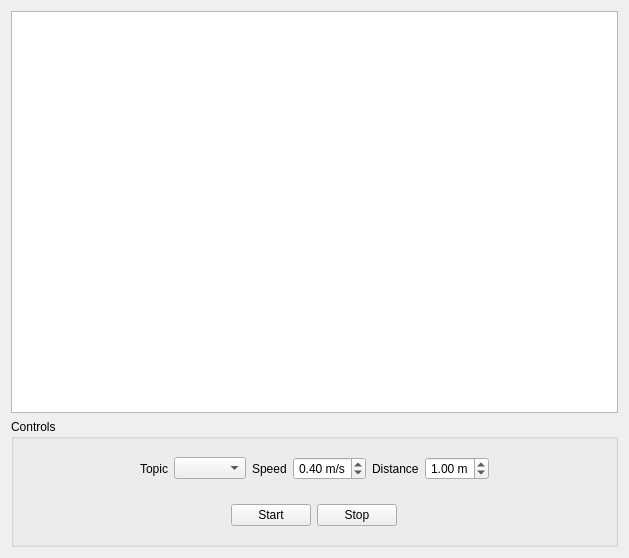
<?xml version="1.0" encoding="UTF-8"?>
<ui version="4.0">
 <class>climbing</class>
 <widget class="QWidget" name="climbing">
  <property name="geometry">
   <rect>
    <x>0</x>
    <y>0</y>
    <width>629</width>
    <height>558</height>
   </rect>
  </property>
  <property name="windowTitle">
   <string>Kobuki Test Suite - Climbing</string>
  </property>
  <property name="windowIcon">
   <iconset resource="../resources/common.qrc">
    <normaloff>:/images/kobuki_icon.png</normaloff>:/images/kobuki_icon.png</iconset>
  </property>
  <layout class="QVBoxLayout" name="verticalLayout_2">
   <item>
    <widget class="QTextBrowser" name="text_browser">
     <property name="autoFormatting">
      <set>QTextEdit::AutoAll</set>
     </property>
     <property name="tabChangesFocus">
      <bool>true</bool>
     </property>
     <property name="documentTitle">
      <string/>
     </property>
     <property name="source">
      <url>
       <string>qrc:/text/climbing.html</string>
      </url>
     </property>
     <property name="openLinks">
      <bool>false</bool>
     </property>
    </widget>
   </item>
   <item>
    <widget class="QGroupBox" name="groupBox">
     <property name="title">
      <string>Controls</string>
     </property>
     <layout class="QVBoxLayout" name="verticalLayout">
      <item>
       <widget class="QFrame" name="frame_2">
        <property name="frameShape">
         <enum>QFrame::NoFrame</enum>
        </property>
        <property name="frameShadow">
         <enum>QFrame::Raised</enum>
        </property>
        <layout class="QHBoxLayout" name="horizontalLayout_2">
         <item>
          <spacer name="horizontalSpacer_4">
           <property name="orientation">
            <enum>Qt::Horizontal</enum>
           </property>
           <property name="sizeHint" stdset="0">
            <size>
             <width>68</width>
             <height>20</height>
            </size>
           </property>
          </spacer>
         </item>
         <item>
          <widget class="QLabel" name="label">
           <property name="text">
            <string>Topic</string>
           </property>
          </widget>
         </item>
         <item>
          <widget class="ExtendedComboBox" name="combo_box_topic">
           <property name="editable">
            <bool>false</bool>
           </property>
          </widget>
         </item>
         <item>
          <widget class="QLabel" name="label_2">
           <property name="text">
            <string>Speed</string>
           </property>
          </widget>
         </item>
         <item>
          <widget class="QDoubleSpinBox" name="spinbox_speed">
           <property name="alignment">
            <set>Qt::AlignRight|Qt::AlignTrailing|Qt::AlignVCenter</set>
           </property>
           <property name="prefix">
            <string/>
           </property>
           <property name="suffix">
            <string> m/s</string>
           </property>
           <property name="maximum">
            <double>0.700000000000000</double>
           </property>
           <property name="singleStep">
            <double>0.100000000000000</double>
           </property>
           <property name="value">
            <double>0.400000000000000</double>
           </property>
          </widget>
         </item>
         <item>
          <widget class="QLabel" name="label_3">
           <property name="text">
            <string>Distance</string>
           </property>
          </widget>
         </item>
         <item>
          <widget class="QDoubleSpinBox" name="spinbox_distance">
           <property name="alignment">
            <set>Qt::AlignRight|Qt::AlignTrailing|Qt::AlignVCenter</set>
           </property>
           <property name="prefix">
            <string/>
           </property>
           <property name="suffix">
            <string> m</string>
           </property>
           <property name="maximum">
            <double>2.000000000000000</double>
           </property>
           <property name="singleStep">
            <double>0.100000000000000</double>
           </property>
           <property name="value">
            <double>1.000000000000000</double>
           </property>
          </widget>
         </item>
         <item>
          <spacer name="horizontalSpacer">
           <property name="orientation">
            <enum>Qt::Horizontal</enum>
           </property>
           <property name="sizeHint" stdset="0">
            <size>
             <width>58</width>
             <height>20</height>
            </size>
           </property>
          </spacer>
         </item>
        </layout>
       </widget>
      </item>
      <item>
       <widget class="QFrame" name="frame">
        <property name="frameShape">
         <enum>QFrame::NoFrame</enum>
        </property>
        <property name="frameShadow">
         <enum>QFrame::Raised</enum>
        </property>
        <layout class="QHBoxLayout" name="horizontalLayout">
         <item>
          <spacer name="horizontalSpacer_6">
           <property name="orientation">
            <enum>Qt::Horizontal</enum>
           </property>
           <property name="sizeHint" stdset="0">
            <size>
             <width>236</width>
             <height>20</height>
            </size>
           </property>
          </spacer>
         </item>
         <item>
          <widget class="QPushButton" name="start_button">
           <property name="text">
            <string>Start</string>
           </property>
          </widget>
         </item>
         <item>
          <widget class="QPushButton" name="stop_button">
           <property name="text">
            <string>Stop</string>
           </property>
          </widget>
         </item>
         <item>
          <spacer name="horizontalSpacer_3">
           <property name="orientation">
            <enum>Qt::Horizontal</enum>
           </property>
           <property name="sizeHint" stdset="0">
            <size>
             <width>236</width>
             <height>20</height>
            </size>
           </property>
          </spacer>
         </item>
        </layout>
       </widget>
      </item>
     </layout>
    </widget>
   </item>
  </layout>
 </widget>
 <customwidgets>
  <customwidget>
   <class>ExtendedComboBox</class>
   <extends>QComboBox</extends>
   <header>rqt_py_common.extended_combo_box</header>
  </customwidget>
 </customwidgets>
 <resources>
  <include location="../resources/common.qrc"/>
  <include location="../resources/climbing.qrc"/>
 </resources>
 <connections/>
</ui>
